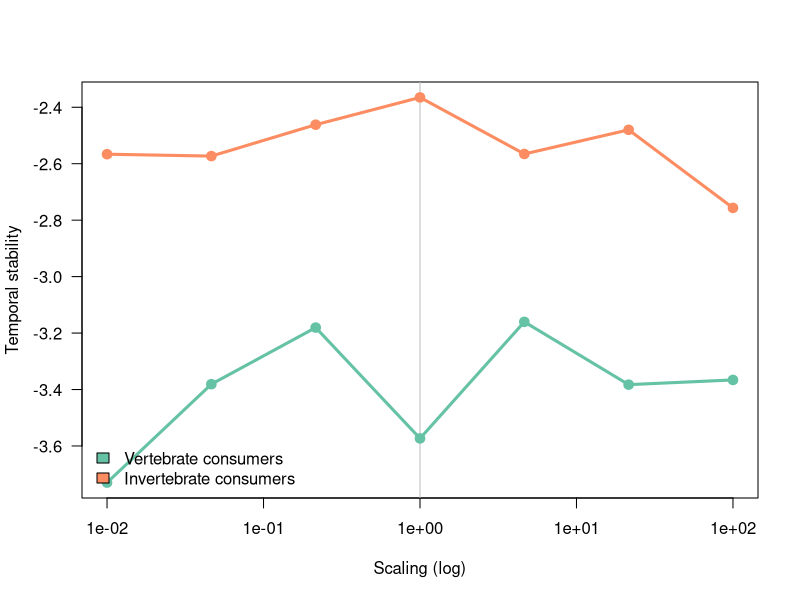

Reproduce this figure in R.
d <- read.table("./figures/sm2.dat", h=T)
d <- subset(d, stability > -10)
d <- aggregate(d, by=list(vert=d$vertebrates, d$Z), mean)

d$vert <- as.vector(d$vert)

library(RColorBrewer)

pdf("figures/vertebrate.pdf")

palette(brewer.pal(3, "Set2"))

plot(0, pch=NA, xlim=range(d$Z), ylim=range(d$stability),
      xlab = "Scaling (log)", ylab = "Temporal stability",
      las = 1, log='x')

abline(v=1, col='grey')

i <- 1
for(v in unique(d$vert)) {
  x <- subset(d, vert == v)
  lines(stability~Z, x, col = i, type='o', pch=19, lwd=3)
  i <- i + 1
}

legend("bottomleft", fill=c(1:3),
      legend=c("Vertebrate consumers", "Invertebrate consumers"),
      bty='n')

dev.off()
